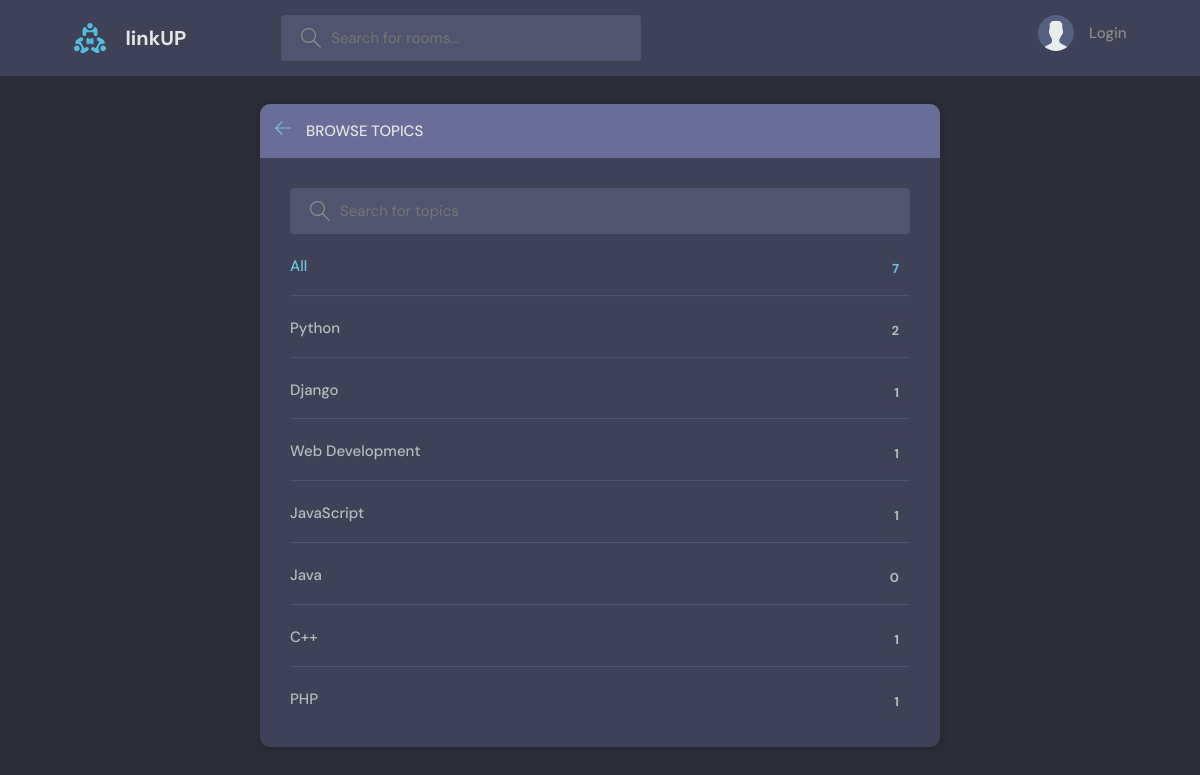
/topics/, run on an earlier commit of the app's database.
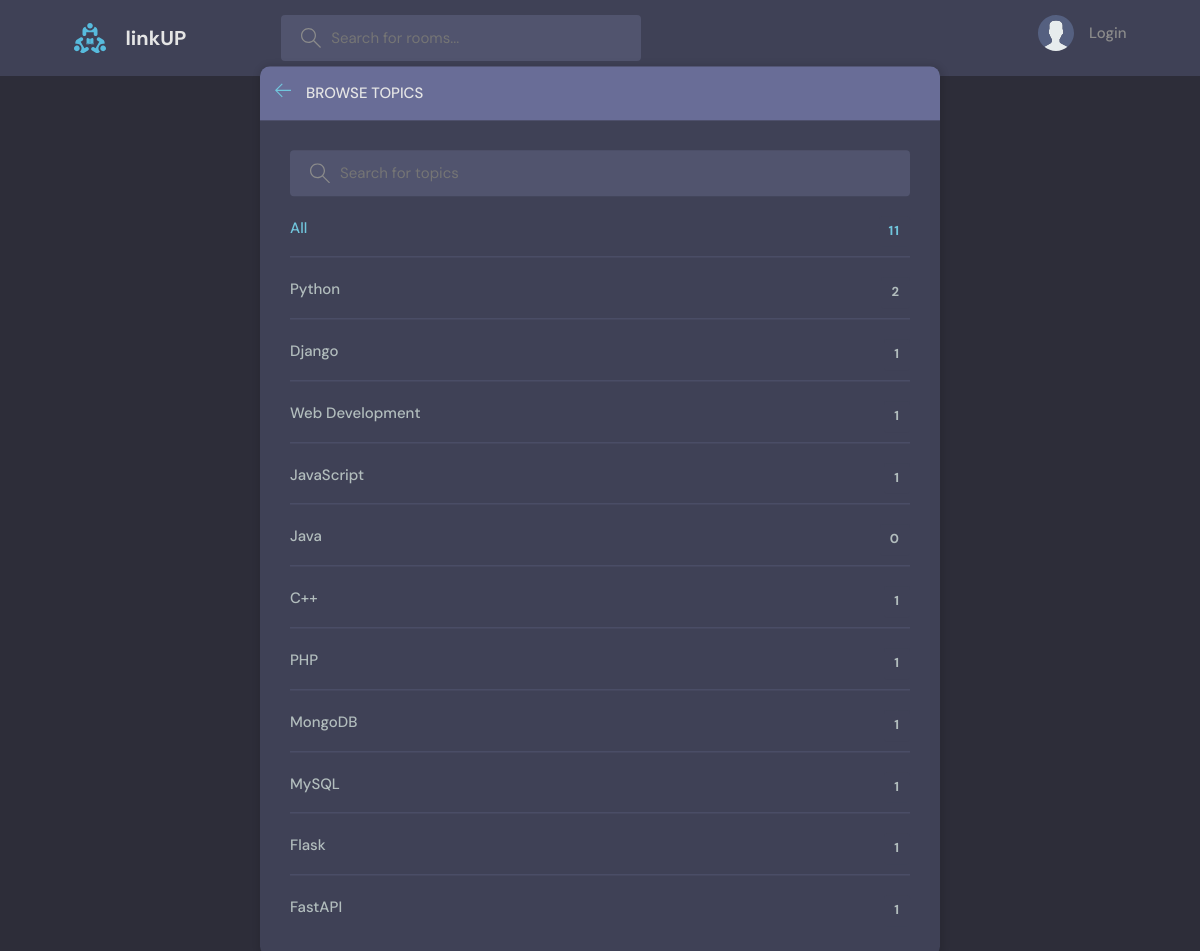
And on a later commit of the database.
### base/models.py (models this page shows, shortened)
class Topic(models.Model):
    name = models.CharField(max_length=200)

### base/views.py (the view)
# urls.py: path('topics/', views.topicsPage, name="topics"),
def topicsPage(request):
    q = request.GET.get('q') if request.GET.get('q') != None else ''
    topics = Topic.objects.filter(name__icontains=q)
    return render(request, 'base/topics.html', {'topics' : topics})

### base/templates/base/topics.html (shortened to what this page needs)
{% extends "main.html" %}
{% block content %}
    <main class="create-room layout">
      <div class="container">
        <div class="layout__box">
          <div class="layout__boxHeader">
            <div class="layout__boxTitle">
              <a href="{% url 'home' %}">
                <svg version="1.1" xmlns="http://www.w3.org/2000/svg" width="32" height="32" viewBox="0 0 32 32">
                  <title>arrow-left</title>
                  <path
                    d="M13.723 2.286l-13.723 13.714 13.719 13.714 1.616-1.611-10.96-10.96h27.625v-2.286h-27.625l10.965-10.965-1.616-1.607z"
                  ></path>
                </svg>
              </a>
              <h3>Browse Topics</h3>
            </div>
          </div>
          <div class="topics-page layout__body">
            <form class="header__search" action="" method="GET">
              <label>
                <input placeholder="Search for topics" name="q"/>
              </label>
            </form>
            <ul class="topics__list">
              <li>
                <a href="{% url 'topics' %}" class="active">All <span>{{topics.count}}</span></a>
              </li>
              {% for topic in topics %}
              <li>
                <a href="{% url 'home' %}?q={{topic.name}}">{{topic.name}} <span>{{topic.room_set.all.count}}</span></a>
              </li>
              {% endfor %}
            </ul>
          </div>
        </div>
      </div>
    </main>
{% endblock content %}

What changed in the data, as far as the page shows it:
added Topic: name "MongoDB", room_set.all.count "1"
added Topic: name "MySQL", room_set.all.count "1"
added Topic: name "Flask", room_set.all.count "1"
added Topic: name "FastAPI", room_set.all.count "1"
Also different on the page:
{{ topics.count }}: "7" → "11"
